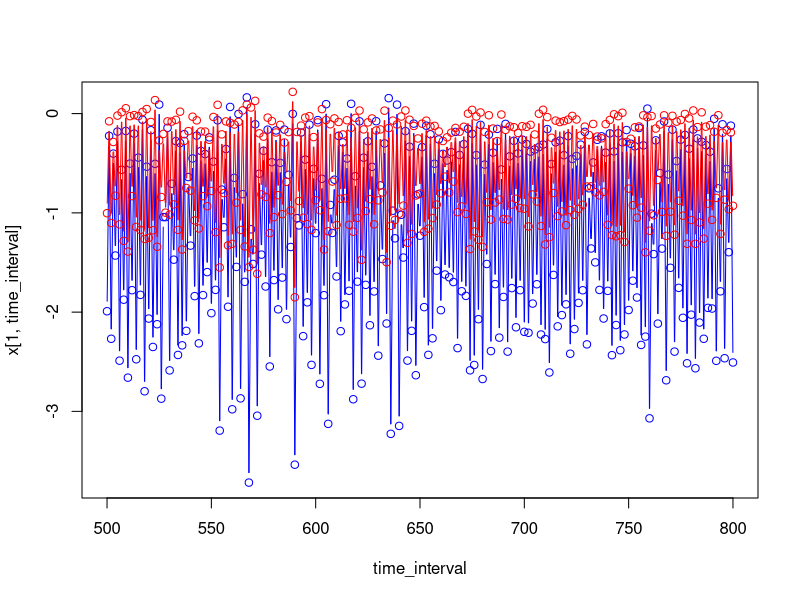

Source code (R):
### FB 24/04/2019 -- Dominant lyapunov exponent code, following Dennis et al. 2001
### [Dennis, B., Desharnais, R. A., Cushing, J. M., Henson, S. M., & Costantino, R. F. (2001). Estimating chaos and complex dynamics in an insect population. Ecological Monographs, 71(2), 277-303.]
### Computes Lyapunov exponents for our stochastic two-species competition model

### In that case, the Jacobian is calculated on the log-scale so the model output should be on the logscale too

rm(list=ls())
graphics.off()

# Parameters
r = c(3,2.1) #max growth rate  
a = matrix(c(-4,-2,-0.31,-3.1),2,2,byrow=TRUE) #interaction parameters
sigma = 0.1 #Note: we have sigma=0.1 and not sigma^2 which is 0.01

### 1. Simulation of the model for a long time
tmax = 10000
x=matrix(0,nrow=2,ncol=tmax)

x[,1] = c(0,0.1)

for (t in 1:(tmax-1)){
  x[,t+1] = x[,t] + r + a %*% exp(x[,t]) + rnorm(2,0,sigma)# Ricker compet model on the log-scale
  #x[,t+1] = x[,t] + r + a %*% exp(x[,t]) + rnorm(2,0,sqrt(0.1))# More noise
}

# Check time series by plotting a subset
time_interval = 500:800
plot(time_interval,x[1,time_interval],type="b",col="blue")
lines(time_interval,x[2,time_interval],type="b",col="red")
#OK


### 2. Definition of the Jacobian
Jacobian <-function(x,a){
  J = matrix(0,2,2)
  J[1,1] = 1 + a[1,1]*exp(x[1])
  J[1,2] = a[1,2]*exp(x[2])
  J[2,1] = a[2,1]*exp(x[1])
  J[2,2] = 1 + a[2,2]*exp(x[2])
  return(J)
}


### 3. LE computation

#Initializing
s=rep(1,tmax)
J1 = Jacobian(x[,1],a)
s[1]=norm(J1,type="2");
S=J1/s[1];
productStemp=S;

for (t in 2:tmax){
  J = Jacobian(x[,t],a)
  s[t]=norm(J%*%productStemp,type="2");
  S=J/s[t];
  productStemp=S%*%productStemp;
}

LE=(1/tmax)*sum(log(s));

LE

# -0.1950553 (tmax = 10000)
# -0.1896428 (tmax = 10000)
# -0.1927537 (tmax = 10000)

### Note: with more noise we go closer to noise-induced chaos (sensu Ellner and Turchin) without fully reaching it. 
